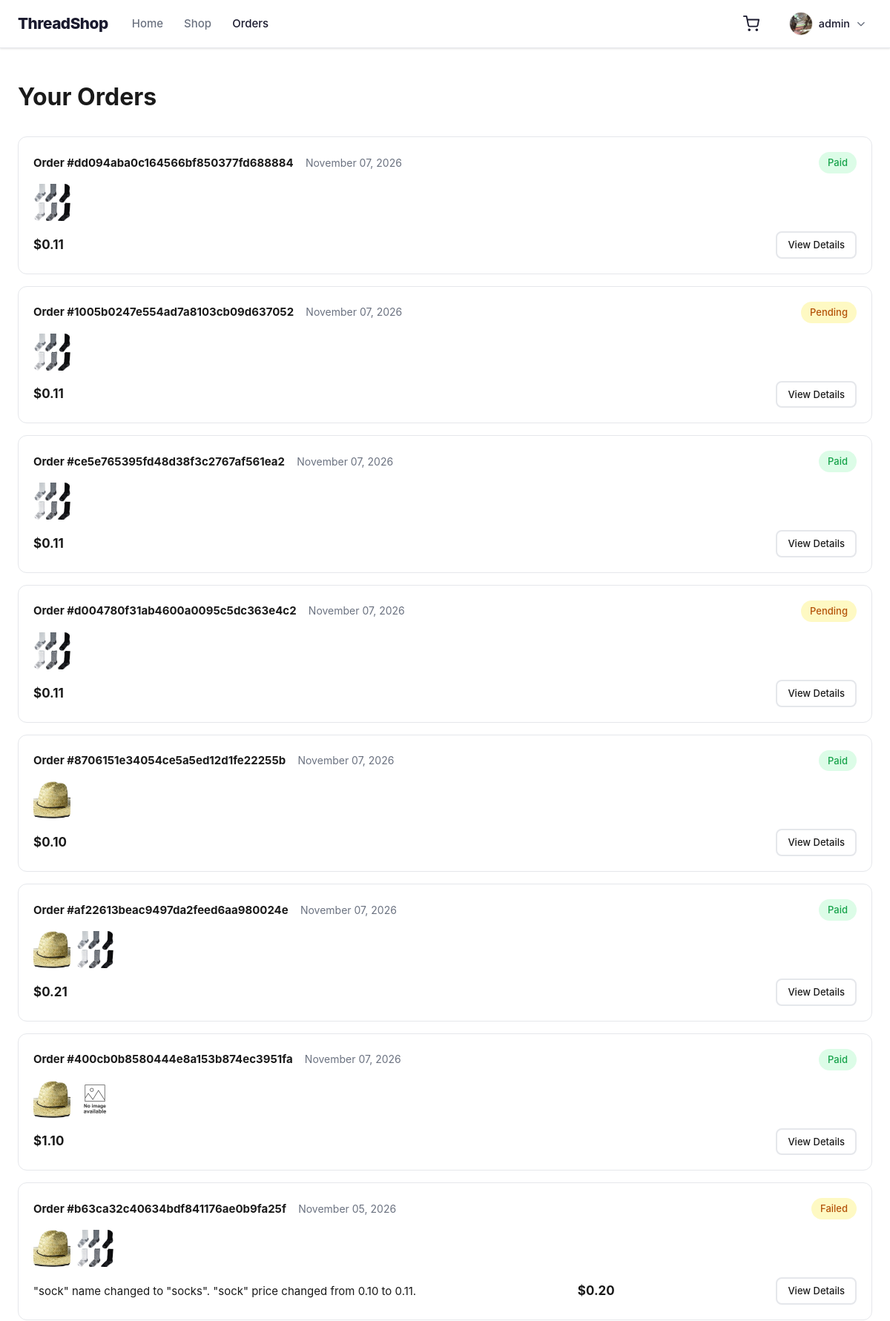
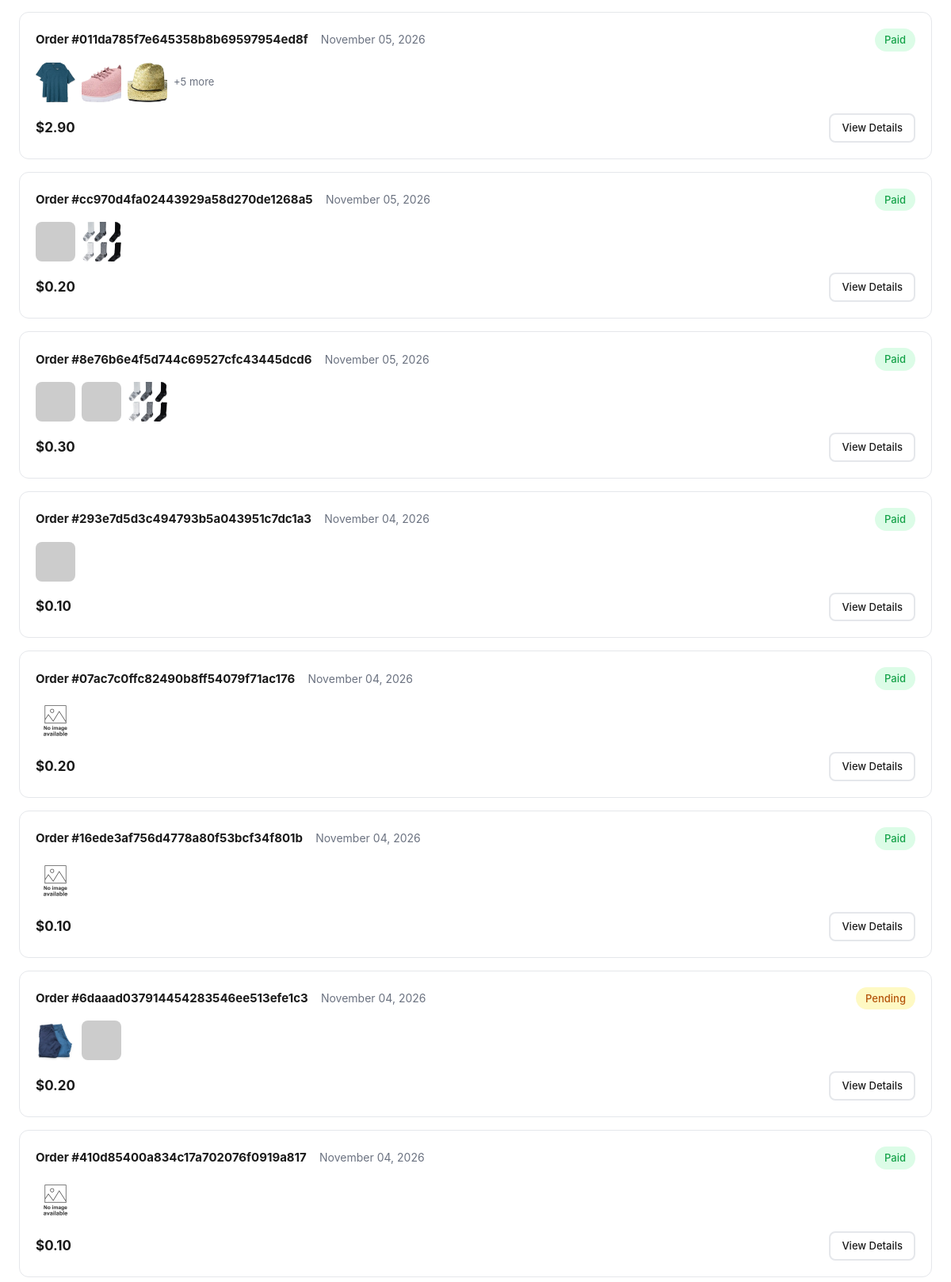
/orders (signed in, upper part), run on the app's committed database (2 pictures, top to bottom).
### app/models/order.py (models this page shows)
class Order(BaseDocument):
	__tablename__ = "orders"
	failure_reason = db.Column(db.Text, nullable=True)
	checkout_key = db.Column(db.String(64), unique=True, nullable=True)
	first_name = db.Column(db.String(100), nullable=True)
	last_name = db.Column(db.String(100), nullable=True)
	email = db.Column(db.String(254), nullable=True)
	phone = db.Column(db.String(32), nullable=True)
	delivery_address = db.Column(db.String(1000), nullable=True)
	user_id = db.Column(
		db.String(32),
		db.ForeignKey("users.id"),
		nullable=False
	)
	username = db.Column(
		db.String(255),
		nullable=False
	)
	total_amount = db.Column(
		db.Numeric(12, 2),
		nullable=False
	)
	status = db.Column(
		db.Enum(OrderStatus),
		nullable=False,
		default=OrderStatus.PENDING
	)
	items = db.relationship(
		"OrderItem",
		back_populates="order",
		cascade="all, delete-orphan"
	)
	payments = db.relationship(
		"Payment",
		back_populates="order"
	)
	__table_args__ = (
		db.CheckConstraint(
			"total_amount >= 0.0",
			name="ck_order_total_min"
		),
	)

### app/models/order_item.py (models this page shows)
class OrderItem(BaseDocument):
	__tablename__ = "order_items"
	stock_snapshot = db.Column(db.Integer, nullable=True)
	order_id = db.Column(
		db.String(32),
		db.ForeignKey("orders.id"),
		nullable=False
	)
	product_id = db.Column(
		db.String(32),
		db.ForeignKey("products.id"),
		nullable=True
	)
	product_name = db.Column(
		db.String(255),
		nullable=False
	)
	qty = db.Column(
		db.Integer,
		nullable=False,
		default=0
	)
	price = db.Column(
		db.Numeric(12, 2),
		nullable=False
	)
	subtotal = db.Column(
		db.Numeric(12, 2),
		nullable=True
	)
	order = db.relationship(
		"Order",
		back_populates="items"
	)
	product = db.relationship("Product")
	__table_args__ = (
		db.CheckConstraint(
			"qty > 0",
			name="ck_orderitem_qty_positive"
		),
		db.CheckConstraint(
			"price >= 0.0",
			name="ck_orderitem_price_min"
		),
	)

### app/routes/home/orders.py (the view)
@orders_bp.route("/orders")
@login_required
def orders():
    orders = Order.query.filter_by(user_id=session["user_id"]).order_by(Order.created_at.desc()).all()
    return render_template("home/orders.html", orders=[order_view(o) for o in orders])

### app/routes/auth/profile.py (called while the page is built)
@auth_bp.before_app_request
def validate_session_account():
    user_id = session.get("user_id")
    if not user_id:
        return
    user = db.session.get(User, user_id)
    if not user or user.status != UserStatus.ACTIVE or not valid_stamp(user, session.get("auth_stamp")):
        session.clear()
        return
    g.session_user = user

### app/services/auth.py (called while the page is built)
def auth_stamp(user):
    updated = user.updated_at
    if updated and updated.tzinfo:
        updated = updated.astimezone(UTC).replace(tzinfo=None)
    payload = json.dumps([user.id, user.username, user.password, user.image,
                          user.role.value, user.status.value,
                          updated.isoformat(timespec="microseconds") if updated else None])
    key = current_app.config["SECRET_KEY"]
    if isinstance(key, str):
        key = key.encode()
    return hmac.new(key, payload.encode(), hashlib.sha256).hexdigest()

def valid_stamp(user, stamp):
    return isinstance(stamp, str) and hmac.compare_digest(auth_stamp(user), stamp)

### app/services/home/cart.py (called while the page is built, shortened)
def get_cart():
    try:
        cart = json.loads(request.cookies.get("cart", "[]"))
    except (ValueError, TypeError):
        return []
    if not isinstance(cart, list):
        return []
    quantities = {}
    if not quantities:
        return []
    products = Product.query.filter(Product.id.in_(quantities)).all()
    return [{"id": p.id, "qty": quantities[p.id]} for p in products]

def cart_count(cart):
    return sum(entry["qty"] for entry in cart)

### app/services/home/catalog.py (called while the page is built)
def format_price(cents):
    return f"${Decimal(cents) / 100:,.2f}"

def product_data(product):
    image = product.image or ""
    image_url = url_for("static", filename="uploads/products/" + image) if image else url_for("static", filename="img/no-image-available.jpg")
    return {
        "id": product.id, "name": product.name, "description": product.description or "",
        "image": image, "imageUrl": image_url,
        "priceCents": int(product.price * 100), "stock": product.qty,
        "keywords": [product.category.name] if product.category else [],
    }

### app/services/orders.py (called while the page is built)
def _iso(value):
	if value is None:
		return None
	if value.tzinfo is None:
		value = value.replace(tzinfo=UTC)
	return value.isoformat()

### app/services/payments.py (called while the page is built)
def _iso(value):
	if value is None:
		return None
	if value.tzinfo is None:
		value = value.replace(tzinfo=UTC)
	return value.isoformat()

### templates/home/orders.html (shortened to what this page needs)
{% extends "home/base.html" %}
{% block content %}
<div class="container">
    <div class="page-header">
        <h1>Your Orders</h1>
    </div>
    {% if orders %}
    <div class="orders-list">
        {% for order in orders %}
        <div class="order-card">
            <div class="order-card__header">
                <div>
                    <span class="order-card__id">Order #{{ order.id }}</span>
                    <span class="order-card__date">{{ order.date }}</span>
                </div>
                <span class="badge {{ 'badge--success' if order.get('paid') else 'badge--warning' }}">
                    {{ 'Failed' if order.status == 'FAILED' else 'Paid' if order.get('paid') else 'Pending' }}
                </span>
            </div>
            <div class="order-card__items">
                {% for item in order['items'][:3] %}
                <img src="{{ item.imageUrl }}"
                     alt="{{ item.name }}"
                     onerror="this.src='https://placehold.co/50x50?text=?'"
                     title="{{ item.name }}">
                {% endfor %}
                {% if order['items']|length > 3 %}
                <span class="order-card__more">+{{ order['items']|length - 3 }} more</span>
                {% endif %}
            </div>
            <div class="order-card__footer">
                {% if order.warning %}<p role="alert">{{ order.warning }}</p>{% endif %}
                <span class="order-card__total">{{ order.total }}</span>
                <a href="{{ url_for('orders.order_detail', order_id=order.id) }}" class="btn btn--outline btn--sm">
                    View Details
                </a>
            </div>
        </div>
        {% endfor %}
    </div>
    {% else %}
    <div class="empty-state">
        <p>No orders yet.</p>
        <a href="{{ url_for('products.products_page') }}" class="btn btn--primary">Start Shopping</a>
    </div>
    {% endif %}
</div>
{% endblock %}

### static/css/home/style.css (style rules this page uses)
*, *::before, *::after { box-sizing: border-box; margin: 0; padding: 0; }
:root { --color-primary: #1a1a2e; --color-primary-hover: #16213e; --color-accent: #e94560; --color-accent-hover: #c73652; --color-bg: #ffffff; --color-bg-gray: #f7f7f8; --color-text: #1a1a1a; --color-text-muted: #6b7280; --color-border: #e5e7eb; --color-success: #16a34a; --color-warning: #d97706; --color-danger: #dc2626; --radius: 8px; --radius-lg: 12px; --shadow: 0 1px 3px rgba(0,0,0,0.08), 0 1px 2px rgba(0,0,0,0.04); --shadow-md: 0 4px 6px rgba(0,0,0,0.07), 0 2px 4px rgba(0,0,0,0.04); --transition: 0.2s ease; }
body { font-family: -apple-system, BlinkMacSystemFont, 'Segoe UI', Roboto, sans-serif; font-size: 15px; line-height: 1.6; color: var(--color-text); background: var(--color-bg); }
a { color: inherit; text-decoration: none; }
img { display: block; max-width: 100%; }
.container { max-width: 1200px; margin: 0 auto; padding: 0 24px; }
h1 { font-size: 2rem; font-weight: 700; }
.btn { display: inline-flex; align-items: center; justify-content: center; padding: 10px 20px; border-radius: var(--radius); font-size: 14px; font-weight: 500; cursor: pointer; border: 2px solid transparent; transition: background var(--transition), color var(--transition), border-color var(--transition); white-space: nowrap; }
.btn--outline { background: transparent; border-color: var(--color-border); color: var(--color-text); }
.btn--sm { padding: 6px 14px; font-size: 13px; }
.page-header { padding: 40px 0 28px; display: flex; align-items: center; gap: 16px; flex-wrap: wrap; }
.page-header h1 { margin: 0; }
.orders-list { display: flex; flex-direction: column; gap: 16px; }
.order-card { border: 1px solid var(--color-border); border-radius: var(--radius-lg); padding: 20px; }
.order-card__header { display: flex; justify-content: space-between; align-items: center; margin-bottom: 14px; }
.order-card__id { font-weight: 700; margin-right: 12px; }
.order-card__date { font-size: 14px; color: var(--color-text-muted); }
.order-card__items { display: flex; align-items: center; gap: 8px; margin-bottom: 14px; }
.order-card__items img { width: 50px; height: 50px; object-fit: cover; border-radius: var(--radius); }
.order-card__more { font-size: 13px; color: var(--color-text-muted); }
.order-card__footer { display: flex; justify-content: space-between; align-items: center; }
.order-card__total { font-size: 17px; font-weight: 700; }
.badge { padding: 4px 12px; border-radius: 100px; font-size: 13px; font-weight: 500; }
.badge--success { background: #dcfce7; color: #16a34a; }
.badge--warning { background: #fef9c3; color: #b45309; }

### data on the page
Order: id "dd094aba0c164566bf850377fd688884", date "November 07, 2026", status "Paid", total "$0.11"
Order: id "1005b0247e554ad7a8103cb09d637052", date "November 07, 2026", status "Pending", total "$0.11"
Order: id "ce5e765395fd48d38f3c2767af561ea2", date "November 07, 2026", status "Paid", total "$0.11"
Order: id "d004780f31ab4600a0095c5dc363e4c2", date "November 07, 2026", status "Pending", total "$0.11"
Order: id "8706151e34054ce5a5ed12d1fe22255b", date "November 07, 2026", status "Paid", total "$0.10"
Order: id "af22613beac9497da2feed6aa980024e", date "November 07, 2026", status "Paid", total "$0.21"
Order: id "400cb0b8580444e8a153b874ec3951fa", date "November 07, 2026", status "Paid", total "$1.10"
Order: id "b63ca32c40634bdf841176ae0b9fa25f", date "November 05, 2026", status "Failed", warning "\"sock\" name changed to \"socks\". \"sock\" price changed from 0.10 to 0.11.", total "$0.20"
Order: id "011da785f7e645358b8b69597954ed8f", date "November 05, 2026", status "Paid", items|length "5", total "$2.90"
OrderItem: shows a picture
OrderItem: shows a picture
Order: id "cc970d4fa02443929a58d270de1268a5", date "November 05, 2026", status "Paid", total "$0.20"
Order: id "8e76b6e4f5d744c69527cfc43445dcd6", date "November 05, 2026", status "Paid", total "$0.30"
Order: id "293e7d5d3c494793b5a043951c7dc1a3", date "November 04, 2026", status "Paid", total "$0.10"
Order: id "07ac7c0ffc82490b8ff54079f71ac176", date "November 04, 2026", status "Paid", total "$0.20"
Order: id "16ede3af756d4778a80f53bcf34f801b", date "November 04, 2026", status "Paid", total "$0.10"
Order: id "6daaad037914454283546ee513efe1c3", date "November 04, 2026", status "Pending", total "$0.20"
OrderItem: shows a picture
Order: id "410d85400a834c17a702076f0919a817", date "November 04, 2026", status "Paid", total "$0.10"

### other printed values
{{ session.get('username') }} "admin"
